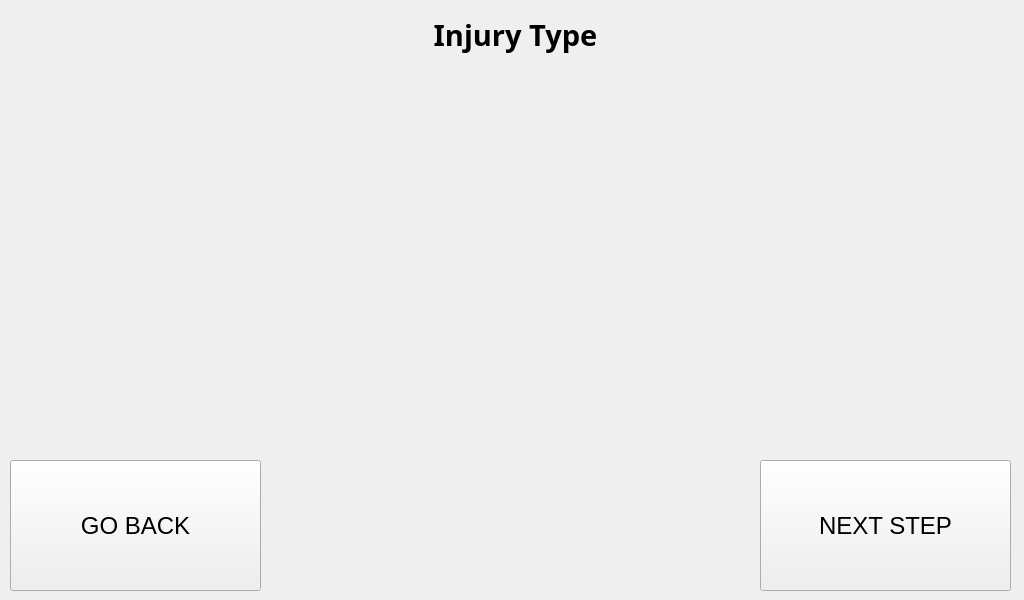
<?xml version="1.0" encoding="UTF-8"?>
<ui version="4.0">
 <class>step_2_window</class>
 <widget class="QMainWindow" name="step_2_window">
  <property name="geometry">
   <rect>
    <x>0</x>
    <y>0</y>
    <width>1024</width>
    <height>600</height>
   </rect>
  </property>
  <property name="minimumSize">
   <size>
    <width>1024</width>
    <height>600</height>
   </size>
  </property>
  <property name="maximumSize">
   <size>
    <width>1024</width>
    <height>600</height>
   </size>
  </property>
  <property name="windowTitle">
   <string>Step 1 Procedure</string>
  </property>
  <widget class="QWidget" name="centralwidget">
   <widget class="QLabel" name="title_step_2">
    <property name="geometry">
     <rect>
      <x>10</x>
      <y>0</y>
      <width>1011</width>
      <height>71</height>
     </rect>
    </property>
    <property name="font">
     <font>
      <family>Unispace</family>
      <pointsize>18</pointsize>
      <weight>75</weight>
      <bold>true</bold>
     </font>
    </property>
    <property name="text">
     <string>&lt;html&gt;&lt;head/&gt;&lt;body&gt;&lt;p&gt;&lt;span style=&quot; font-size:22pt;&quot;&gt;Injury Type&lt;/span&gt;&lt;/p&gt;&lt;/body&gt;&lt;/html&gt;</string>
    </property>
    <property name="alignment">
     <set>Qt::AlignCenter</set>
    </property>
   </widget>
   <widget class="QLabel" name="text_steps_2">
    <property name="geometry">
     <rect>
      <x>20</x>
      <y>330</y>
      <width>981</width>
      <height>121</height>
     </rect>
    </property>
    <property name="font">
     <font>
      <pointsize>14</pointsize>
     </font>
    </property>
    <property name="text">
     <string>&lt;html&gt;&lt;head/&gt;&lt;body&gt;&lt;p align=&quot;center&quot;&gt;&lt;br/&gt;&lt;/p&gt;&lt;/body&gt;&lt;/html&gt;</string>
    </property>
   </widget>
   <widget class="QLabel" name="gif_player_label_2">
    <property name="geometry">
     <rect>
      <x>330</x>
      <y>80</y>
      <width>360</width>
      <height>240</height>
     </rect>
    </property>
    <property name="minimumSize">
     <size>
      <width>360</width>
      <height>240</height>
     </size>
    </property>
    <property name="maximumSize">
     <size>
      <width>360</width>
      <height>240</height>
     </size>
    </property>
    <property name="font">
     <font>
      <family>Unispace</family>
      <pointsize>16</pointsize>
      <weight>75</weight>
      <bold>true</bold>
     </font>
    </property>
    <property name="lineWidth">
     <number>1</number>
    </property>
    <property name="text">
     <string/>
    </property>
    <property name="alignment">
     <set>Qt::AlignCenter</set>
    </property>
   </widget>
   <widget class="QPushButton" name="next_step_button_2">
    <property name="geometry">
     <rect>
      <x>760</x>
      <y>460</y>
      <width>251</width>
      <height>131</height>
     </rect>
    </property>
    <property name="font">
     <font>
      <pointsize>18</pointsize>
     </font>
    </property>
    <property name="cursor">
     <cursorShape>PointingHandCursor</cursorShape>
    </property>
    <property name="text">
     <string>NEXT STEP</string>
    </property>
   </widget>
   <widget class="QPushButton" name="go_back_injury_type_2">
    <property name="geometry">
     <rect>
      <x>10</x>
      <y>460</y>
      <width>251</width>
      <height>131</height>
     </rect>
    </property>
    <property name="font">
     <font>
      <pointsize>18</pointsize>
     </font>
    </property>
    <property name="text">
     <string>GO BACK</string>
    </property>
   </widget>
  </widget>
 </widget>
 <resources/>
 <connections/>
</ui>
